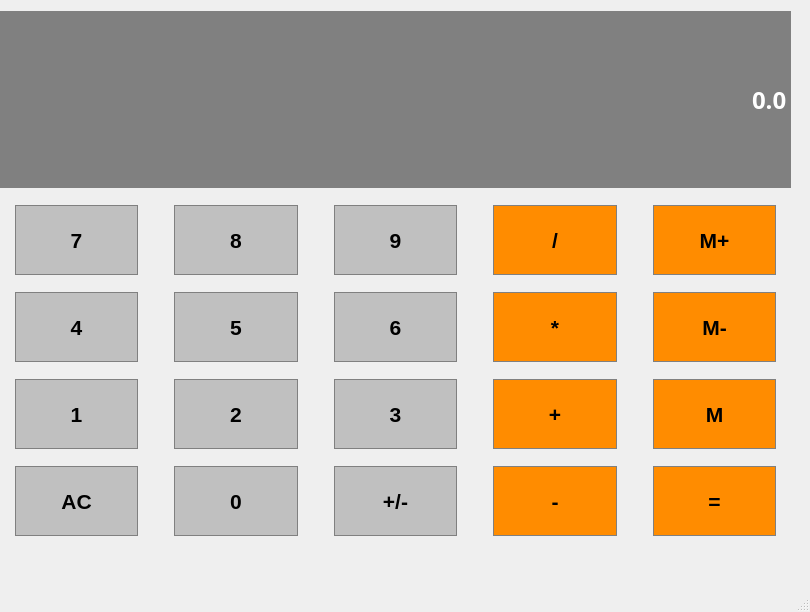
<?xml version="1.0" encoding="UTF-8"?>
<ui version="4.0">
 <class>Calculator</class>
 <widget class="QMainWindow" name="Calculator">
  <property name="geometry">
   <rect>
    <x>0</x>
    <y>0</y>
    <width>810</width>
    <height>612</height>
   </rect>
  </property>
  <property name="sizePolicy">
   <sizepolicy hsizetype="Preferred" vsizetype="Expanding">
    <horstretch>0</horstretch>
    <verstretch>0</verstretch>
   </sizepolicy>
  </property>
  <property name="windowTitle">
   <string>Calculator</string>
  </property>
  <widget class="QWidget" name="centralwidget">
   <widget class="QWidget" name="gridLayoutWidget">
    <property name="geometry">
     <rect>
      <x>0</x>
      <y>0</y>
      <width>791</width>
      <height>551</height>
     </rect>
    </property>
    <property name="sizePolicy">
     <sizepolicy hsizetype="Preferred" vsizetype="Preferred">
      <horstretch>0</horstretch>
      <verstretch>0</verstretch>
     </sizepolicy>
    </property>
    <property name="styleSheet">
     <string notr="true">QPushButton {
	background-color:#C0C0C0;
	border:1px solid gray;
	padding: 5px;
}

QPushButton:pressed {
	background-color:#A9A9A9;
	border:1px solid gray;
	padding: 5px;
}</string>
    </property>
    <layout class="QGridLayout" name="gridLayout">
     <property name="sizeConstraint">
      <enum>QLayout::SetDefaultConstraint</enum>
     </property>
     <item row="1" column="2">
      <widget class="QPushButton" name="button9">
       <property name="sizePolicy">
        <sizepolicy hsizetype="Preferred" vsizetype="Preferred">
         <horstretch>0</horstretch>
         <verstretch>0</verstretch>
        </sizepolicy>
       </property>
       <property name="maximumSize">
        <size>
         <width>16777215</width>
         <height>70</height>
        </size>
       </property>
       <property name="font">
        <font>
         <pointsize>16</pointsize>
         <weight>75</weight>
         <bold>true</bold>
        </font>
       </property>
       <property name="styleSheet">
        <string notr="true">QPushButton {
	background-color:#C0C0C0;
	border: 1px solid gray;
	padding: 5px;
	margin-right: 15px;
	margin-left: 15px;
	color:#000000;
}

QPushButton :pressed{
	background-color:#A9A9A9;
	border: 1px solid gray;
	padding: 5px;
	margin-right: 15px;
	margin-left: 15px;
	color:#000000;
}</string>
       </property>
       <property name="text">
        <string>9</string>
       </property>
      </widget>
     </item>
     <item row="2" column="0">
      <widget class="QPushButton" name="button4">
       <property name="sizePolicy">
        <sizepolicy hsizetype="Preferred" vsizetype="Preferred">
         <horstretch>0</horstretch>
         <verstretch>0</verstretch>
        </sizepolicy>
       </property>
       <property name="maximumSize">
        <size>
         <width>16777215</width>
         <height>70</height>
        </size>
       </property>
       <property name="font">
        <font>
         <pointsize>16</pointsize>
         <weight>75</weight>
         <bold>true</bold>
        </font>
       </property>
       <property name="styleSheet">
        <string notr="true">QPushButton {
	background-color:#C0C0C0;
	border: 1px solid gray;
	padding: 5px;
	margin-right: 15px;
	margin-left: 15px;
	color:#000000;
}

QPushButton :pressed{
	background-color:#A9A9A9;
	border: 1px solid gray;
	padding: 5px;
	margin-right: 15px;
	margin-left: 15px;
	color:#000000;
}</string>
       </property>
       <property name="text">
        <string>4</string>
       </property>
      </widget>
     </item>
     <item row="1" column="1">
      <widget class="QPushButton" name="button8">
       <property name="sizePolicy">
        <sizepolicy hsizetype="Preferred" vsizetype="Preferred">
         <horstretch>0</horstretch>
         <verstretch>0</verstretch>
        </sizepolicy>
       </property>
       <property name="maximumSize">
        <size>
         <width>16777215</width>
         <height>70</height>
        </size>
       </property>
       <property name="font">
        <font>
         <pointsize>16</pointsize>
         <weight>75</weight>
         <bold>true</bold>
        </font>
       </property>
       <property name="styleSheet">
        <string notr="true">QPushButton {
	background-color:#C0C0C0;
	border: 1px solid gray;
	padding: 5px;
	margin-right: 15px;
	margin-left: 15px;
	color:#000000;
}

QPushButton :pressed{
	background-color:#A9A9A9;
	border: 1px solid gray;
	padding: 5px;
	margin-right: 15px;
	margin-left: 15px;
	color:#000000;
}</string>
       </property>
       <property name="text">
        <string>8</string>
       </property>
      </widget>
     </item>
     <item row="0" column="0" colspan="5">
      <widget class="QLineEdit" name="display">
       <property name="enabled">
        <bool>true</bool>
       </property>
       <property name="sizePolicy">
        <sizepolicy hsizetype="Preferred" vsizetype="Expanding">
         <horstretch>0</horstretch>
         <verstretch>0</verstretch>
        </sizepolicy>
       </property>
       <property name="maximumSize">
        <size>
         <width>16777215</width>
         <height>177</height>
        </size>
       </property>
       <property name="font">
        <font>
         <family>Ubuntu Condensed</family>
         <pointsize>18</pointsize>
         <weight>75</weight>
         <bold>true</bold>
        </font>
       </property>
       <property name="styleSheet">
        <string notr="true">QLineEdit{
	background-color:gray;
	border:1px solid gray;
	color: #ffffff;
}</string>
       </property>
       <property name="text">
        <string>0.0</string>
       </property>
       <property name="alignment">
        <set>Qt::AlignRight|Qt::AlignTrailing|Qt::AlignVCenter</set>
       </property>
      </widget>
     </item>
     <item row="1" column="3">
      <widget class="QPushButton" name="buttonDivide">
       <property name="sizePolicy">
        <sizepolicy hsizetype="Preferred" vsizetype="Preferred">
         <horstretch>0</horstretch>
         <verstretch>0</verstretch>
        </sizepolicy>
       </property>
       <property name="maximumSize">
        <size>
         <width>16777215</width>
         <height>70</height>
        </size>
       </property>
       <property name="font">
        <font>
         <pointsize>16</pointsize>
         <weight>75</weight>
         <bold>true</bold>
        </font>
       </property>
       <property name="styleSheet">
        <string notr="true">QPushButton {
	background-color:#FF8C00;
	border: 1px solid gray;
	padding: 5px;
	margin-right: 15px;
	margin-left: 15px;
	color:#000000;
}

QPushButton :pressed{
	background-color:#A9A9A9;
	border: 1px solid gray;
	padding: 5px;
	margin-right: 15px;
	margin-left: 15px;
	color:#000000;
}</string>
       </property>
       <property name="text">
        <string>/</string>
       </property>
      </widget>
     </item>
     <item row="1" column="4">
      <widget class="QPushButton" name="buttoneAddMem">
       <property name="sizePolicy">
        <sizepolicy hsizetype="Preferred" vsizetype="Preferred">
         <horstretch>0</horstretch>
         <verstretch>0</verstretch>
        </sizepolicy>
       </property>
       <property name="maximumSize">
        <size>
         <width>16777215</width>
         <height>70</height>
        </size>
       </property>
       <property name="font">
        <font>
         <pointsize>16</pointsize>
         <weight>75</weight>
         <bold>true</bold>
        </font>
       </property>
       <property name="styleSheet">
        <string notr="true">QPushButton {
	background-color:#FF8C00;
	border: 1px solid gray;
	padding: 5px;
	margin-right: 15px;
	margin-left: 15px;
	color:#000000;
}

QPushButton :pressed{
	background-color:#A9A9A9;
	border: 1px solid gray;
	padding: 5px;
	margin-right: 15px;
	margin-left: 15px;
	color:#000000;
}</string>
       </property>
       <property name="text">
        <string>M+</string>
       </property>
      </widget>
     </item>
     <item row="3" column="0">
      <widget class="QPushButton" name="button1">
       <property name="sizePolicy">
        <sizepolicy hsizetype="Preferred" vsizetype="Preferred">
         <horstretch>0</horstretch>
         <verstretch>0</verstretch>
        </sizepolicy>
       </property>
       <property name="maximumSize">
        <size>
         <width>16777215</width>
         <height>70</height>
        </size>
       </property>
       <property name="font">
        <font>
         <pointsize>16</pointsize>
         <weight>75</weight>
         <bold>true</bold>
        </font>
       </property>
       <property name="styleSheet">
        <string notr="true">QPushButton {
	background-color:#C0C0C0;
	border: 1px solid gray;
	padding: 5px;
	margin-right: 15px;
	margin-left: 15px;
	color:#000000;
}

QPushButton :pressed{
	background-color:#A9A9A9;
	border: 1px solid gray;
	padding: 5px;
	margin-right: 15px;
	margin-left: 15px;
	color:#000000;
}</string>
       </property>
       <property name="text">
        <string>1</string>
       </property>
      </widget>
     </item>
     <item row="1" column="0">
      <widget class="QPushButton" name="button7">
       <property name="sizePolicy">
        <sizepolicy hsizetype="Preferred" vsizetype="Preferred">
         <horstretch>0</horstretch>
         <verstretch>0</verstretch>
        </sizepolicy>
       </property>
       <property name="maximumSize">
        <size>
         <width>16777215</width>
         <height>70</height>
        </size>
       </property>
       <property name="font">
        <font>
         <pointsize>16</pointsize>
         <weight>75</weight>
         <bold>true</bold>
        </font>
       </property>
       <property name="styleSheet">
        <string notr="true">QPushButton {
	background-color:#C0C0C0;
	border: 1px solid gray;
	padding: 5px;
	margin-right: 15px;
	margin-left: 15px;
	color:#000000;
}

QPushButton :pressed{
	background-color:#A9A9A9;
	border: 1px solid gray;
	padding: 5px;
	margin-right: 15px;
	margin-left: 15px;
	color:#000000;
}</string>
       </property>
       <property name="text">
        <string>7</string>
       </property>
      </widget>
     </item>
     <item row="4" column="0">
      <widget class="QPushButton" name="buttonClear">
       <property name="sizePolicy">
        <sizepolicy hsizetype="Preferred" vsizetype="Preferred">
         <horstretch>0</horstretch>
         <verstretch>0</verstretch>
        </sizepolicy>
       </property>
       <property name="maximumSize">
        <size>
         <width>16777215</width>
         <height>70</height>
        </size>
       </property>
       <property name="font">
        <font>
         <pointsize>16</pointsize>
         <weight>75</weight>
         <bold>true</bold>
        </font>
       </property>
       <property name="styleSheet">
        <string notr="true">QPushButton {
	background-color:#C0C0C0;
	border: 1px solid gray;
	padding: 5px;
	margin-right: 15px;
	margin-left: 15px;
	color:#000000;
}

QPushButton :pressed{
	background-color:#A9A9A9;
	border: 1px solid gray;
	padding: 5px;
	margin-right: 15px;
	margin-left: 15px;
	color:#000000;
}</string>
       </property>
       <property name="text">
        <string>AC</string>
       </property>
      </widget>
     </item>
     <item row="2" column="1">
      <widget class="QPushButton" name="button5">
       <property name="sizePolicy">
        <sizepolicy hsizetype="Preferred" vsizetype="Preferred">
         <horstretch>0</horstretch>
         <verstretch>0</verstretch>
        </sizepolicy>
       </property>
       <property name="maximumSize">
        <size>
         <width>16777215</width>
         <height>70</height>
        </size>
       </property>
       <property name="font">
        <font>
         <pointsize>16</pointsize>
         <weight>75</weight>
         <bold>true</bold>
        </font>
       </property>
       <property name="styleSheet">
        <string notr="true">QPushButton {
	background-color:#C0C0C0;
	border: 1px solid gray;
	padding: 5px;
	margin-right: 15px;
	margin-left: 15px;
	color:#000000;
}

QPushButton :pressed{
	background-color:#A9A9A9;
	border: 1px solid gray;
	padding: 5px;
	margin-right: 15px;
	margin-left: 15px;
	color:#000000;
}</string>
       </property>
       <property name="text">
        <string>5</string>
       </property>
      </widget>
     </item>
     <item row="3" column="1">
      <widget class="QPushButton" name="button2">
       <property name="sizePolicy">
        <sizepolicy hsizetype="Preferred" vsizetype="Preferred">
         <horstretch>0</horstretch>
         <verstretch>0</verstretch>
        </sizepolicy>
       </property>
       <property name="maximumSize">
        <size>
         <width>16777215</width>
         <height>70</height>
        </size>
       </property>
       <property name="font">
        <font>
         <pointsize>16</pointsize>
         <weight>75</weight>
         <bold>true</bold>
        </font>
       </property>
       <property name="styleSheet">
        <string notr="true">QPushButton {
	background-color:#C0C0C0;
	border: 1px solid gray;
	padding: 5px;
	margin-right: 15px;
	margin-left: 15px;
	color:#000000;
}

QPushButton :pressed{
	background-color:#A9A9A9;
	border: 1px solid gray;
	padding: 5px;
	margin-right: 15px;
	margin-left: 15px;
	color:#000000;
}</string>
       </property>
       <property name="text">
        <string>2</string>
       </property>
      </widget>
     </item>
     <item row="4" column="1">
      <widget class="QPushButton" name="button0">
       <property name="sizePolicy">
        <sizepolicy hsizetype="Preferred" vsizetype="Preferred">
         <horstretch>0</horstretch>
         <verstretch>0</verstretch>
        </sizepolicy>
       </property>
       <property name="maximumSize">
        <size>
         <width>16777215</width>
         <height>70</height>
        </size>
       </property>
       <property name="font">
        <font>
         <pointsize>16</pointsize>
         <weight>75</weight>
         <bold>true</bold>
        </font>
       </property>
       <property name="styleSheet">
        <string notr="true">QPushButton {
	background-color:#C0C0C0;
	border: 1px solid gray;
	padding: 5px;
	margin-right: 15px;
	margin-left: 15px;
	color:#000000;
}

QPushButton :pressed{
	background-color:#A9A9A9;
	border: 1px solid gray;
	padding: 5px;
	margin-right: 15px;
	margin-left: 15px;
	color:#000000;
}</string>
       </property>
       <property name="text">
        <string>0</string>
       </property>
      </widget>
     </item>
     <item row="2" column="2">
      <widget class="QPushButton" name="button6">
       <property name="sizePolicy">
        <sizepolicy hsizetype="Preferred" vsizetype="Preferred">
         <horstretch>0</horstretch>
         <verstretch>0</verstretch>
        </sizepolicy>
       </property>
       <property name="maximumSize">
        <size>
         <width>16777215</width>
         <height>70</height>
        </size>
       </property>
       <property name="font">
        <font>
         <pointsize>16</pointsize>
         <weight>75</weight>
         <bold>true</bold>
        </font>
       </property>
       <property name="styleSheet">
        <string notr="true">QPushButton {
	background-color:#C0C0C0;
	border: 1px solid gray;
	padding: 5px;
	margin-right: 15px;
	margin-left: 15px;
	color:#000000;
}

QPushButton :pressed{
	background-color:#A9A9A9;
	border: 1px solid gray;
	padding: 5px;
	margin-right: 15px;
	margin-left: 15px;
	color:#000000;
}</string>
       </property>
       <property name="text">
        <string>6</string>
       </property>
      </widget>
     </item>
     <item row="2" column="3">
      <widget class="QPushButton" name="buttonMultiply">
       <property name="sizePolicy">
        <sizepolicy hsizetype="Preferred" vsizetype="Preferred">
         <horstretch>0</horstretch>
         <verstretch>0</verstretch>
        </sizepolicy>
       </property>
       <property name="maximumSize">
        <size>
         <width>16777215</width>
         <height>70</height>
        </size>
       </property>
       <property name="font">
        <font>
         <pointsize>16</pointsize>
         <weight>75</weight>
         <bold>true</bold>
        </font>
       </property>
       <property name="styleSheet">
        <string notr="true">QPushButton {
	background-color:#FF8C00;
	border: 1px solid gray;
	padding: 5px;
	margin-right: 15px;
	margin-left: 15px;
	color:#000000;
}

QPushButton :pressed{
	background-color:#A9A9A9;
	border: 1px solid gray;
	padding: 5px;
	margin-right: 15px;
	margin-left: 15px;
	color:#000000;
}</string>
       </property>
       <property name="text">
        <string>*</string>
       </property>
      </widget>
     </item>
     <item row="2" column="4">
      <widget class="QPushButton" name="buttonEraseMem">
       <property name="sizePolicy">
        <sizepolicy hsizetype="Preferred" vsizetype="Preferred">
         <horstretch>0</horstretch>
         <verstretch>0</verstretch>
        </sizepolicy>
       </property>
       <property name="maximumSize">
        <size>
         <width>16777215</width>
         <height>70</height>
        </size>
       </property>
       <property name="font">
        <font>
         <pointsize>16</pointsize>
         <weight>75</weight>
         <bold>true</bold>
        </font>
       </property>
       <property name="styleSheet">
        <string notr="true">QPushButton {
	background-color:#FF8C00;
	border: 1px solid gray;
	padding: 5px;
	margin-right: 15px;
	margin-left: 15px;
	color:#000000;
}

QPushButton :pressed{
	background-color:#A9A9A9;
	border: 1px solid gray;
	padding: 5px;
	margin-right: 15px;
	margin-left: 15px;
	color:#000000;
}</string>
       </property>
       <property name="text">
        <string>M-</string>
       </property>
      </widget>
     </item>
     <item row="3" column="2">
      <widget class="QPushButton" name="button3">
       <property name="sizePolicy">
        <sizepolicy hsizetype="Preferred" vsizetype="Preferred">
         <horstretch>0</horstretch>
         <verstretch>0</verstretch>
        </sizepolicy>
       </property>
       <property name="maximumSize">
        <size>
         <width>16777215</width>
         <height>70</height>
        </size>
       </property>
       <property name="font">
        <font>
         <pointsize>16</pointsize>
         <weight>75</weight>
         <bold>true</bold>
        </font>
       </property>
       <property name="styleSheet">
        <string notr="true">QPushButton {
	background-color:#C0C0C0;
	border: 1px solid gray;
	padding: 5px;
	margin-right: 15px;
	margin-left: 15px;
	color:#000000;
}

QPushButton :pressed{
	background-color:#A9A9A9;
	border: 1px solid gray;
	padding: 5px;
	margin-right: 15px;
	margin-left: 15px;
	color:#000000;
}</string>
       </property>
       <property name="text">
        <string>3</string>
       </property>
      </widget>
     </item>
     <item row="3" column="3">
      <widget class="QPushButton" name="buttonAdd">
       <property name="sizePolicy">
        <sizepolicy hsizetype="Preferred" vsizetype="Preferred">
         <horstretch>0</horstretch>
         <verstretch>0</verstretch>
        </sizepolicy>
       </property>
       <property name="maximumSize">
        <size>
         <width>16777215</width>
         <height>70</height>
        </size>
       </property>
       <property name="font">
        <font>
         <pointsize>16</pointsize>
         <weight>75</weight>
         <bold>true</bold>
        </font>
       </property>
       <property name="styleSheet">
        <string notr="true">QPushButton {
	background-color:#FF8C00;
	border: 1px solid gray;
	padding: 5px;
	margin-right: 15px;
	margin-left: 15px;
	color:#000000;
}

QPushButton :pressed{
	background-color:#A9A9A9;
	border: 1px solid gray;
	padding: 5px;
	margin-right: 15px;
	margin-left: 15px;
	color:#000000;
}</string>
       </property>
       <property name="text">
        <string>+</string>
       </property>
      </widget>
     </item>
     <item row="3" column="4">
      <widget class="QPushButton" name="buttonRetriveMem">
       <property name="sizePolicy">
        <sizepolicy hsizetype="Preferred" vsizetype="Preferred">
         <horstretch>0</horstretch>
         <verstretch>0</verstretch>
        </sizepolicy>
       </property>
       <property name="maximumSize">
        <size>
         <width>16777215</width>
         <height>70</height>
        </size>
       </property>
       <property name="font">
        <font>
         <pointsize>16</pointsize>
         <weight>75</weight>
         <bold>true</bold>
        </font>
       </property>
       <property name="styleSheet">
        <string notr="true">QPushButton {
	background-color:#FF8C00;
	border: 1px solid gray;
	padding: 5px;
	margin-right: 15px;
	margin-left: 15px;
	color:#000000;
}

QPushButton :pressed{
	background-color:#A9A9A9;
	border: 1px solid gray;
	padding: 5px;
	margin-right: 15px;
	margin-left: 15px;
	color:#000000;
}</string>
       </property>
       <property name="text">
        <string>M</string>
       </property>
      </widget>
     </item>
     <item row="4" column="2">
      <widget class="QPushButton" name="buttonChangeSign">
       <property name="sizePolicy">
        <sizepolicy hsizetype="Preferred" vsizetype="Preferred">
         <horstretch>0</horstretch>
         <verstretch>0</verstretch>
        </sizepolicy>
       </property>
       <property name="maximumSize">
        <size>
         <width>16777215</width>
         <height>70</height>
        </size>
       </property>
       <property name="font">
        <font>
         <pointsize>16</pointsize>
         <weight>75</weight>
         <bold>true</bold>
        </font>
       </property>
       <property name="styleSheet">
        <string notr="true">QPushButton {
	background-color:#C0C0C0;
	border: 1px solid gray;
	padding: 5px;
	margin-right: 15px;
	margin-left: 15px;
	color:#000000;
}

QPushButton :pressed{
	background-color:#A9A9A9;
	border: 1px solid gray;
	padding: 5px;
	margin-right: 15px;
	margin-left: 15px;
	color:#000000;
}</string>
       </property>
       <property name="text">
        <string>+/-</string>
       </property>
      </widget>
     </item>
     <item row="4" column="3">
      <widget class="QPushButton" name="ButtonSubstract">
       <property name="sizePolicy">
        <sizepolicy hsizetype="Preferred" vsizetype="Preferred">
         <horstretch>0</horstretch>
         <verstretch>0</verstretch>
        </sizepolicy>
       </property>
       <property name="maximumSize">
        <size>
         <width>16777215</width>
         <height>70</height>
        </size>
       </property>
       <property name="font">
        <font>
         <pointsize>16</pointsize>
         <weight>75</weight>
         <bold>true</bold>
        </font>
       </property>
       <property name="styleSheet">
        <string notr="true">QPushButton {
	background-color:#FF8C00;
	border: 1px solid gray;
	padding: 5px;
	margin-right: 15px;
	margin-left: 15px;
	color:#000000;
}

QPushButton :pressed{
	background-color:#A9A9A9;
	border: 1px solid gray;
	padding: 5px;
	margin-right: 15px;
	margin-left: 15px;
	color:#000000;
}</string>
       </property>
       <property name="text">
        <string>-</string>
       </property>
      </widget>
     </item>
     <item row="4" column="4">
      <widget class="QPushButton" name="buttonEquals">
       <property name="sizePolicy">
        <sizepolicy hsizetype="Preferred" vsizetype="Preferred">
         <horstretch>0</horstretch>
         <verstretch>0</verstretch>
        </sizepolicy>
       </property>
       <property name="maximumSize">
        <size>
         <width>16777215</width>
         <height>70</height>
        </size>
       </property>
       <property name="font">
        <font>
         <pointsize>16</pointsize>
         <weight>75</weight>
         <bold>true</bold>
        </font>
       </property>
       <property name="styleSheet">
        <string notr="true">QPushButton {
	background-color:#FF8C00;
	border: 1px solid gray;
	padding: 5px;
	margin-right: 15px;
	margin-left: 15px;
	color:#000000;
}

QPushButton :pressed{
	background-color:#A9A9A9;
	border: 1px solid gray;
	padding: 5px;
	margin-right: 15px;
	margin-left: 15px;
	color:#000000;
}</string>
       </property>
       <property name="text">
        <string>=</string>
       </property>
      </widget>
     </item>
    </layout>
   </widget>
  </widget>
  <widget class="QMenuBar" name="menubar">
   <property name="geometry">
    <rect>
     <x>0</x>
     <y>0</y>
     <width>810</width>
     <height>22</height>
    </rect>
   </property>
  </widget>
  <widget class="QStatusBar" name="statusbar"/>
 </widget>
 <resources/>
 <connections/>
</ui>
